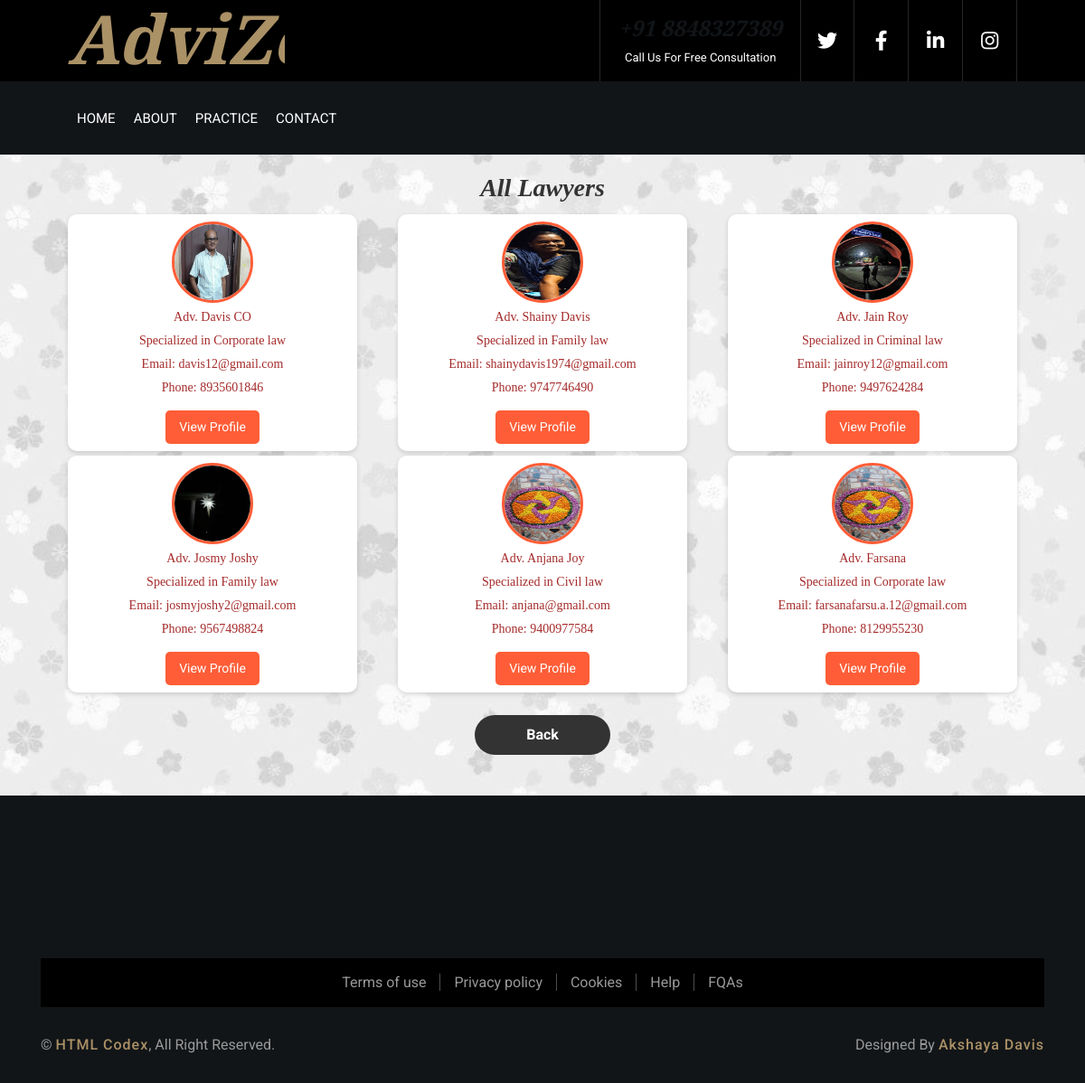
/all_lawyers, run on the app's committed database.
### userapp/models.py (models this page shows)
class Register(AbstractUser):
    usertype = models.CharField(max_length=50, default="admin")
    phone = models.CharField(max_length=15, null=True)  # Changed to CharField
    image = models.ImageField(upload_to='uploads/', null=True)
    barcouncil_number = models.CharField(max_length=15, null=True)
    specialization = models.CharField(max_length=50, null=True)
    address = models.CharField(max_length=100, null=True)
    bio = models.TextField(max_length=1000, null=True)
    qualification = models.CharField(max_length=50, null=True)
    experience = models.CharField(max_length=10, null=True)
    consultation_mode = models.CharField(max_length=50, null=True)
    court_jurisdiction = models.CharField(max_length=50, null=True)
    court_type = models.CharField(max_length=50, null=True)
    place = models.CharField(max_length=50, null=True)
    is_approved = models.BooleanField(default=True)

### userapp/views.py (the view)
# urls.py: path('all_lawyers',views.all_lawyers,name="all_lawyers"),
def all_lawyers(request):
    lawyers = Register.objects.filter(usertype="lawyer", is_approved=True)
    return render(request, 'all_lawyers.html', {'lawyers': lawyers})

### userapp/templates/all_lawyers.html
{% load static %}
{% include 'header.html' %}
<link rel="stylesheet" href="{% static 'css/all_lawyers.css' %}">
<h2>All Lawyers</h2>
<div class="lawyercontainer">
    {% for lawyer in lawyers %}
    <div class="lawyer-profile-card">
        {% if lawyer.image %}
        <img src="{{ lawyer.image.url }}" alt="Lawyer Profile Picture">
        {% else %}
        <img src="{% static 'img/img1.jpeg' %}" alt="Default Profile Picture">
        {% endif %}
        <p>{{ lawyer.first_name }}</p>
        {% if lawyer.specialization %}
            <p>Specialized in {{ lawyer.specialization }} law</p>
        {% endif %}
        <p>Email: {{ lawyer.email }}</p>
        <p>Phone: {{ lawyer.phone }}</p>
        <a href="{% url 'profile_lawyer' lawyer.id %}" class="edit-button">View Profile</a>
    </div>
    {% empty %}
    <p>No lawyers found.</p>
    {% endfor %}
</div>
<a href="{% url 'index' %}" class="back-button">Back</a>
{% include 'footer1.html' %}

### userapp/static/css/style.css (style rules this page uses)
body { color: #666666; background: #ffffff; font-family: 'Roboto', sans-serif; font-weight: 400; }
h1, h2, h3, h4, h5, h6 { font-family: 'EB Garamond', serif; font-weight: 600; font-style: italic; color: #121518; }
a { color: #454545; transition: .3s; }

### userapp/static/css/all_lawyers.css (style rules this page uses)
h2 { text-align: center; font-size: 28px; color: #333; margin-top: 20px; font-family: 'Georgia', serif; }
.lawyercontainer { display: grid; grid-template-columns: repeat(auto-fit, minmax(300px, 1fr)); gap: 5px; justify-items: center; align-items: start; padding: 5px; width: 100%; max-width: 1100px; margin: 0 auto; }
.lawyer-profile-card { width: 100%; max-width: 320px; padding: 8px; border-radius: 10px; background: #fff; box-shadow: 0 2px 5px rgba(0,0,0,0.15); text-align: center; transition: transform 0.3s ease, box-shadow 0.3s ease; margin: 0; }
.lawyer-profile-card img { width: 90px; height: 90px; border-radius: 50%; border: 3px solid #fe5d37; }
.lawyer-profile-card p { color: brown; font-size: 14px; margin: 5px 0; font-family: 'Georgia', 'Times New Roman', serif; }
.edit-button { display: inline-block; padding: 8px 15px; margin-top: 10px; font-size: 14px; color: white; background-color: #fe5d37; border: none; cursor: pointer; border-radius: 5px; text-decoration: none; transition: 0.3s; }
.back-button { display: block; width: 150px; margin: 20px auto; padding: 10px 15px; text-align: center; font-size: 16px; font-weight: bold; text-decoration: none; color: white; background-color: #333; border-radius: 25px; transition: 0.3s; }

### data on the page
Register: image (picture), first_name "Adv. Davis CO", specialization "Corporate", email "davis12@gmail.com", phone "8935601846"
Register: image (picture), first_name "Adv. Shainy Davis", specialization "Family", email "shainydavis1974@gmail.com", phone "9747746490"
Register: image (picture), first_name "Adv. Jain Roy", specialization "Criminal", email "jainroy12@gmail.com", phone "9497624284"
Register: image (picture), first_name "Adv. Josmy Joshy", specialization "Family", email "josmyjoshy2@gmail.com", phone "9567498824"
Register: image (picture), first_name "Adv. Anjana Joy", specialization "Civil", email "anjana@gmail.com", phone "9400977584"
Register: image (picture), first_name "Adv. Farsana", specialization "Corporate", email "farsanafarsu.a.12@gmail.com", phone "8129955230"
